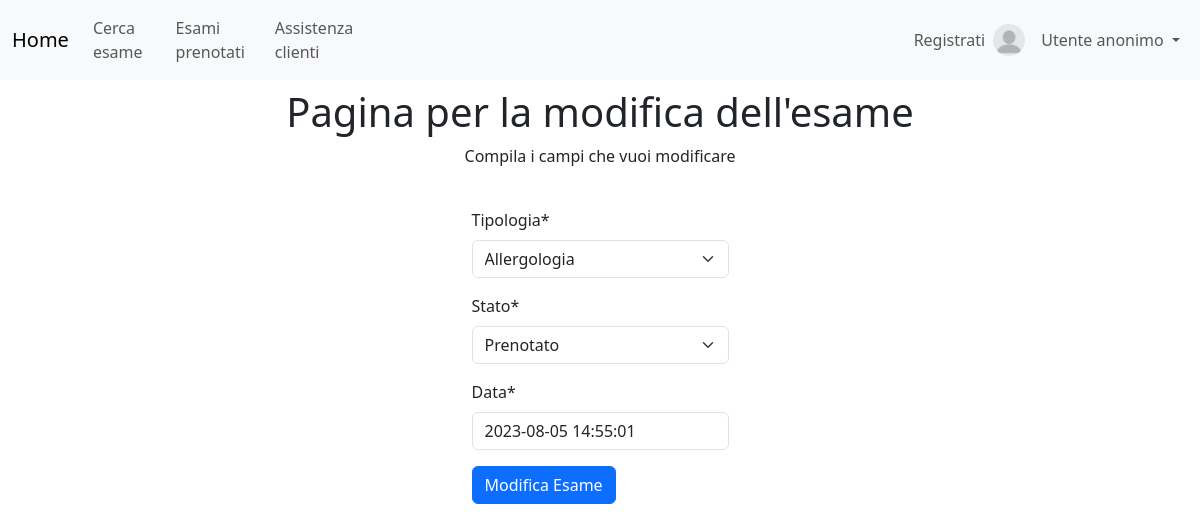
Page /medici/modifica_esame/24/ on the earlier database version.
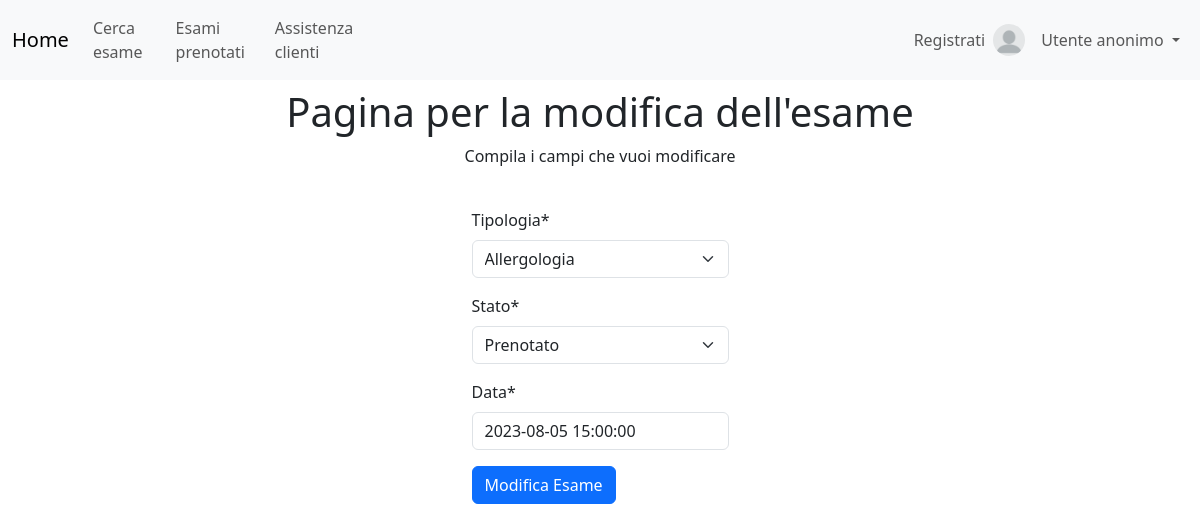
Same page on the later database version.
### gestione_medici/models.py (models this page shows, shortened)
class Esame(DirtyFieldsMixin, models.Model):
    TIPOLOGIE_POSSIBILI = [
        ('ematochimica', 'Ematochimica'),
        ('urine', 'Urine'),
        ('oculistica', 'Oculistica'),
        ('radiografia', 'Radiografia'),
        ('ginecologia', 'Ginecologia'),
        ('ecografia', 'Ecografia'),
        ('risonanza_magnetica', 'Risonanza magnetica'),
        ('cardiologia', 'Cardiologia'),
        ('allergologia', 'Allergologia'),
        ('gastroenterologia', 'gastroenterologia'),
        ('urologia', 'Urologia'),
        ('psichiatria', 'Psichiatria'),
        ('pediatria', 'Pediatria'),
        ('otorinolaringologia', 'Otorinolaringologia'),
        ('neurologia', 'Neurologia'),
        ('dermatologia', 'Dermatologia'),
        ('endocrinologia', 'Endocrinologia'),
        ('angiologia', 'Angiologia')
    ]
    STATI_POSSIBILI = [
        ('disponibile', 'Disponibile'),
        ('prenotato', 'Prenotato'),
        ('eseguito', 'Eseguito'),
        ('cancellato', 'Cancellato')
    ]
    tipologia = models.CharField(max_length=30, choices=TIPOLOGIE_POSSIBILI)
    medico = models.ForeignKey(Medico, related_name='esami_caricati', on_delete=models.PROTECT)
    data = models.DateTimeField()
    stato = models.CharField(max_length=20, choices=STATI_POSSIBILI, default='disponibile')
    paziente = models.ForeignKey(UtenteCustom, related_name='esami', null=True, blank=True,
                               on_delete=models.SET_NULL)
    class Meta:
        verbose_name_plural = 'Esami'
        ordering = ['data']

### gestione_medici/views.py (the view)
# urls.py: path('modifica_esame/<int:pk>/', ModificaEsameView.as_view(), name='modifica_esame'),
class ModificaEsameView(SuccessMessageMixin, GroupRequiredMixin, UpdateView):
    group_required = ['Medici']
    title = "Modifica l'esame"
    model = Esame
    form_class = ModificaEsameForm
    template_name = "gestione_medici/modifica_esame.html"
    success_url = reverse_lazy('gestione_medici:esami_caricati')
    success_message = "L'esame e' stato modificato con successo"

### gestione_medici/forms.py
class ModificaEsameForm(forms.ModelForm):
    helper = FormHelper()
    helper.form_id = "modifica_esame_crispy_form"
    helper.form_method = "POST"
    helper.add_input(Submit("submit","Modifica Esame"))
    class Meta:
        model = Esame
        fields = ['tipologia', 'stato', 'data',]
        widgets = {
            'data': DateTimePickerInput(),
        }

### gestione_medici/templates/gestione_medici/modifica_esame.html (shortened to what this page needs)
{% extends 'base.html' %}
{% load crispy_forms_tags %}
{% block content %}
<div class="jumbotron text-center" style="margin-bottom:0">
    <h1>Pagina per la modifica dell'esame</h1>
    <p>Compila i campi che vuoi modificare</p>
</div>
<br>
<div class="d-flex justify-content-center">
  {% crispy form %}
</div>
<br>
{% endblock %}

Differences in the rows shown:
changed Esame "Allergologia": data "2023-08-05 14:55:01" → "2023-08-05 15:00:00"
